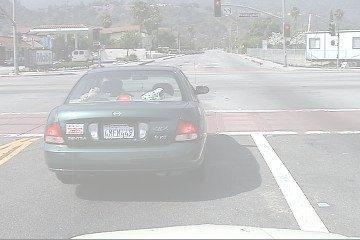
#> input picture DIP/Assignment1/1.jpg, 360 x 240 px
$ python main.py
#> lines starting #> are read from the running program, lines starting #| are printed output that depends on the picture
### DIP/Assignment1/display.py
import imageio
from matplotlib import pyplot as plt

# Read RGB image

def display_image(images):
    fig, axs = plt.subplots(1, 3, constrained_layout=True,figsize=(10, 6))
    fig.suptitle('This is a somewhat long figure title', fontsize=16)
    for i in range(0,3):
        img=imageio.imread(images[i])
#> img is the input picture: shape (240, 360, 3); mean R, G, B 199, 199.8, 200.3
        print(img.shape)
#| (240, 360, 3)
        axs[i].imshow(img)
        title="subplot"+str(i+1)
        axs[i].set_title(title)
        axs[i].axis('off')
#> pass 2 of the loop in display_image, `for i in range(0,3):`:
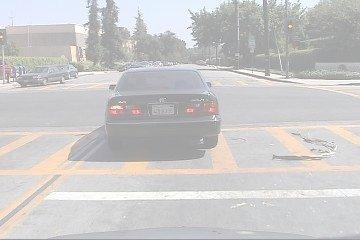
#> input picture DIP/Assignment1/2.jpg, 360 x 240 px
#> in display_image, img is the input picture: shape (240, 360, 3); mean R, G, B 203.7, 202.1, 201.8
#| (240, 360, 3)
#> pass 3 of the loop in display_image, `for i in range(0,3):`:
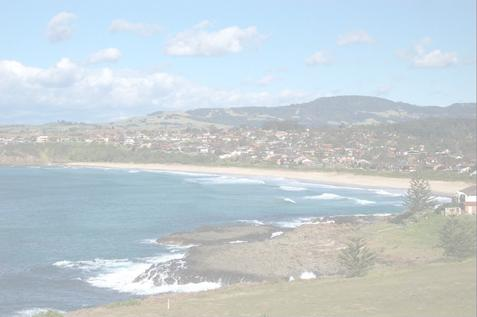
#> input picture DIP/Assignment1/Beach (13).JPEG, 477 x 317 px
#> in display_image, img is the input picture: shape (317, 477, 3); mean R, G, B 195.7, 207.3, 213.1
#| (317, 477, 3)
    plt.show()


### DIP/Assignment1/band.py
import imageio
from matplotlib import pyplot as plt

def band(images):
    fig, axs = plt.subplots(3, 3, constrained_layout=True,figsize=(10, 6))
    fig.suptitle('Image Bands', fontsize=16)
    for i in range(0,3):
        img=imageio.imread(images[i])
        axs[0,i].imshow(img[:,:,0])
        title="Image"+str(i+1)+"R Channel"
        axs[0,i].set_title(title)
        axs[0,i].axis('off')
#> pass 2 of the loop in band, `for i in range(0,3):`:
#> pass 3 of the loop in band, `for i in range(0,3):`:

    for i in range(0,3):
        img=imageio.imread(images[i])
        axs[1,i].imshow(img[:,:,1])
        title="Image"+str(i+1)+"B Channel"
        axs[1,i].set_title(title)
        axs[1,i].axis('off')
#> pass 2 of the loop in band, `for i in range(0,3):`:
#> pass 3 of the loop in band, `for i in range(0,3):`:

    for i in range(0,3):
        img=imageio.imread(images[i])
        axs[2,i].imshow(img[:,:,2])
        title="Image"+str(i+1)+"G Channel"
        axs[2,i].set_title(title)
        axs[2,i].axis('off')
#> pass 2 of the loop in band, `for i in range(0,3):`:
#> pass 3 of the loop in band, `for i in range(0,3):`:
    plt.show()

### DIP/Assignment1/channels.py
import cv2
from matplotlib import pyplot as plt

def channels(images):
    fig, axs = plt.subplots(3, 3, constrained_layout=True,figsize=(10, 6))
    fig.suptitle('This is a somewhat long figure title', fontsize=16)
    for i in range(0,3):
        img=cv2.imread(images[i])
#> img: shape (240, 360, 3)
        b = img.copy()
        # set green and red channels to 0
        b[:, :, 1] = 0
        b[:, :, 2] = 0
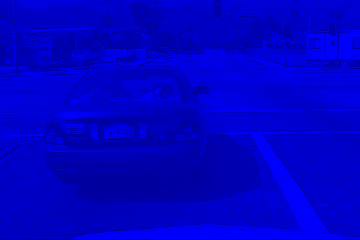
#> b: shape (240, 360, 3); mean B, G, R 200.3, 0, 0

        g = img.copy()
        # set blue and red channels to 0
        g[:, :, 0] = 0
        g[:, :, 2] = 0
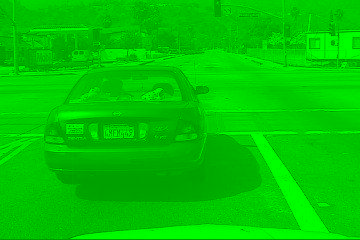
#> g: shape (240, 360, 3); mean B, G, R 0, 199.8, 0

        r = img.copy()
        # set blue and green channels to 0
        r[:, :, 0] = 0
        r[:, :, 1] = 0
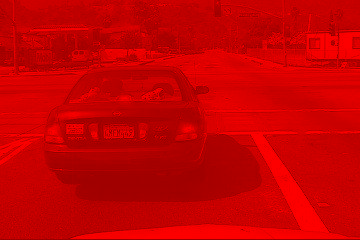
#> r: shape (240, 360, 3); mean B, G, R 0, 0, 199

        axs[0,i].imshow(b)
        title="Image"+str(i+1) + "with G=0 and R=0"
        axs[0,i].set_title(title)
        axs[0,i].axis('off')

        axs[1,i].imshow(g)
        title="Image"+str(i+1) + "with B=0 and R=0"
        axs[1,i].set_title(title)
        axs[1,i].axis('off')

        axs[2,i].imshow(r)
        title="Image"+str(i+1) + "with G=0 and B=0"
        axs[2,i].set_title(title)
        axs[2,i].axis('off')
#> pass 2 of the loop in channels, `for i in range(0,3):`:
#> pass 3 of the loop in channels, `for i in range(0,3):`:
#> in channels, `g[:, :, 2] = 0`:
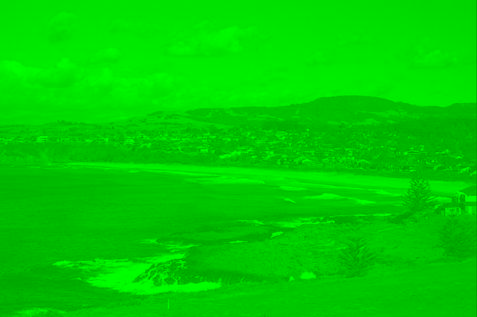
#> g: shape (317, 477, 3); mean B, G, R 0, 207.3, 0
#> in channels, `r[:, :, 1] = 0`:
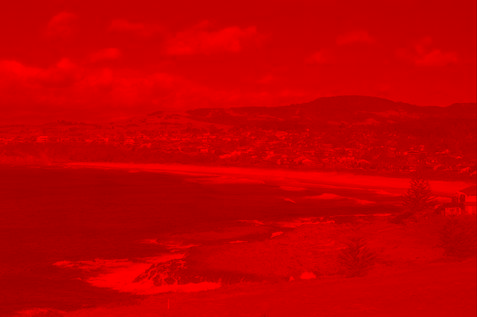
#> r: shape (317, 477, 3); mean B, G, R 0, 0, 195.7
    plt.show()
#> figure, not shown here; B, G, R data is drawn as R, G, B

### DIP/Assignment1/operations.py
import cv2
import numpy as np
from matplotlib import pyplot as plt
from clip import clip_image


def operations(images):
    for i in range(0,3):
        fig, axs = plt.subplots(2, 2, constrained_layout=True,figsize=(10, 6))
        fig.suptitle('Image Operations', fontsize=16)
        img=cv2.imread(images[i],0)
#> img: shape (240, 360); min 103, max 255, mean 199.7

        # Transformation
        linear_image = linear_transformation(img.copy(), 0.5, 10)
        logarith_image = logarithm_transformation(img.copy(), 1.5, 10)
        exponential_image = exponential_transformation(img.copy(), 1, -1)
        gamma_image = gamma_transformation(img.copy(), 1, -1, 0.5)
#> in gamma_transformation, `image = ((alpha * np.power(image/255, gamma)) + beta) * 255`:
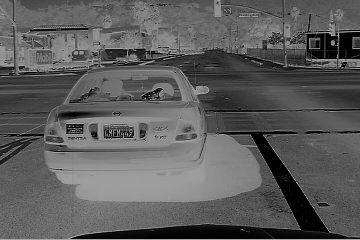
#> image: shape (240, 360) float64; min -127.5, max 24.5, mean -72.2; drawn with min black and max white
#> in clip_image (call 4), `return np.clip(image, 0, 255)`:
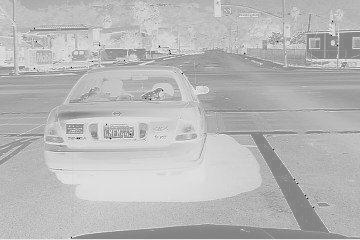
#> returned value: shape (240, 360); min 0, max 255, mean 184.2

        axs[0,0].imshow(linear_image)
        title="Linear Transformation on Image"+str(i+1)
        axs[0,0].set_title(title)
        axs[0,0].axis('off')

        axs[0,1].imshow(logarith_image)
        title="Logarithmic Transformation on Image"+str(i+1)
        axs[0,1].set_title(title)
        axs[0,1].axis('off')

        axs[1,0].imshow(exponential_image)
        title="Exponential Transformation on Image"+str(i+1)
        axs[1,0].set_title(title)
        axs[1,0].axis('off')

        axs[1,1].imshow(gamma_image)
        title="Gamma Transformation on Image"+str(i+1)
        axs[1,1].set_title(title)
        axs[1,1].axis('off')
        plt.show()
        # To ascertain total numbers of rows and
        # columns of the image, size of the image
        m, n = img.shape
#> m = 240; n = 360

        plot_histogram(img)
#> in plot_histogram, `hist, _ = np.histogram(image, bins=256)`: hist = 256 values, max 1993 at index 255, min 0 at index 1, mean 337.5
#> in plot_histogram, `plt.show()`:
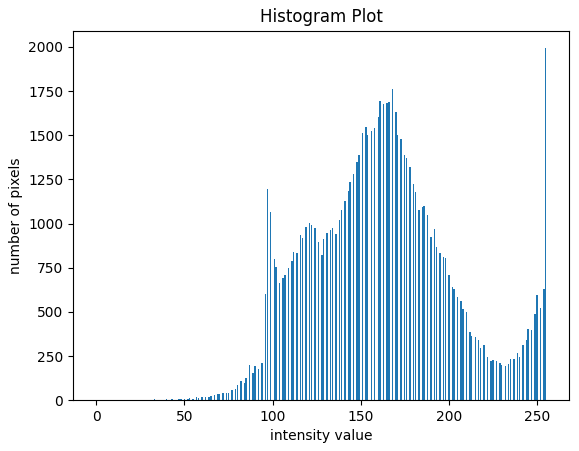
#> figure drawn by matplotlib, 1 panel; tallest bar 1993 high, from x = 254.6 to 255.4

        # Transformation to obtain stretching
        constant = (255-0)/(img.max()-img.min())
#> constant = 1.68
        img_stretch = img * constant
        plot_histogram(img_stretch)

        _,equ_img=histogram_equilization(img)
#> in histogram_equilization, `equ = cv2.equalizeHist(img)`:
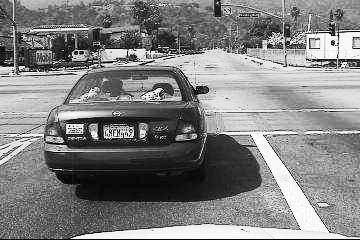
#> equ: shape (240, 360); min 0, max 255, mean 129.1
        fig, axs = plt.subplots(1, 2, constrained_layout=True,figsize=(10, 6))
        fig.suptitle('Histogram Operations', fontsize=16)
        # Storing stretched Image
        axs[0].imshow(img_stretch)
        title="Histogram Stretching on Image"+str(i+1)
        axs[0].set_title(title)
        axs[0].axis('off')

        axs[1].imshow(equ_img)
        title="Histogram Equilization on Image"+str(i+1)
        axs[1].set_title(title)
        axs[1].axis('off')
        plt.show()
#> pass 2 of the loop in operations, `for i in range(0,3):`:
#> in clip_image (call 8), `return np.clip(image, 0, 255)`:
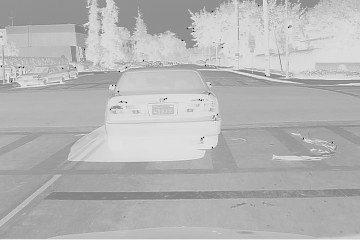
#> returned value: shape (240, 360); min 0, max 255, mean 181.3
#> hist = 256 values, max 2176 at index 179, min 0 at index 1, mean 337.5
#> in plot_histogram (call 3), `plt.show()`:
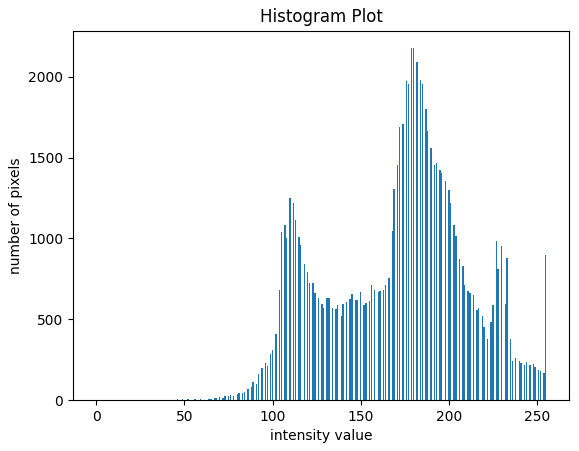
#> figure drawn by matplotlib, 1 panel
#> constant = 1.59
#> pass 3 of the loop in operations, `for i in range(0,3):`:
#> constant = 2.48


def histogram_equilization(img):
    # creating a Histograms Equalization
    # of a image using cv2.equalizeHist()
    equ = cv2.equalizeHist(img)
    return (img,equ)

def plot_histogram(image):
    """Plot histogram of image
    Parameters
    ----------
    image : np.ndarray BGR h,w,c dimentional
        image
    """
    hist, _ = np.histogram(image, bins=256)
    plt.bar(np.arange(256), hist)
    plt.xlabel('intensity value')
    plt.ylabel('number of pixels')
    plt.title('Histogram Plot')
    plt.show()


# function to obtain histogram of an image
# [23 lines left out: function hist_plot, not called in this run]


def linear_transformation(image, alpha, beta):
    """Linear transformation
    Parameters
    ----------
    image : np.ndarray BGR h,w,c-dimentional
        image
    alpha : float
        alpha parameter
    beta : float
        beta parameter
    Returns
    -------
    np.ndarray BGR h,w,c-dimentional
        transformed image
    """
    return clip_image((alpha * image + beta).astype(np.uint8))


def logarithm_transformation(image, alpha, beta):
    """Logarithm transformation
    Parameters
    ----------
    image : np.ndarray BGR h,w,c-dimentional
        image
    alpha : float
        alpha parameter
    beta : float
        beta parameter
    Returns
    -------
    np.ndarray BGR h,w,c-dimentional
        transformed image
    """
    image = ((alpha * np.log2(1 + image/255)) + beta) * 255
    return clip_image(image.astype(np.uint8))


def exponential_transformation(image, alpha, beta):
    """Exponential transformation
    Parameters
    ----------
    image : np.ndarray BGR h,w,c-dimentional
        image
    alpha : float
        alpha parameter
    beta : float
        beta parameter
    Returns
    -------
    np.ndarray BGR h,w,c-dimentional
        transformed image
    """
    image = ((alpha * np.exp(image/255)) + beta) * 255
    return clip_image(image.astype(np.uint8))


def gamma_transformation(image, gamma, alpha=255, beta=0):
    """Power-law transformation
    Parameters
    ----------
    image : np.ndarray BGR h,w,c-dimentional
        image
    alpha : float
        alpha parameter
    beta : float
        beta parameter
    gamma: float
        gamma parameter
    Returns
    -------
    np.ndarray BGR h,w,c-dimentional
        transformed image
    """
    image = ((alpha * np.power(image/255, gamma)) + beta) * 255
    return clip_image(image.astype(np.uint8))

### DIP/Assignment1/clip.py
import numpy as np


def clip_image(image):
    """Clip image
    Parameters
    ----------
    image : np.ndarray BGR h,w,c-dimentional
        image
    Returns
    -------
    np.ndarray BGR h,w,c-dimentional
        clipped image
    """
    return np.clip(image, 0, 255)

### DIP/Assignment1/main.py
from email.mime import image
from band import band
from channels import channels
from display import display_image
from operations import operations

def main():
    images=['1.jpg','2.jpg','Beach (13).JPEG']
    display_image(images)
    band(images)
    channels(images)
    operations(images)

if __name__ == "__main__":
    main()
